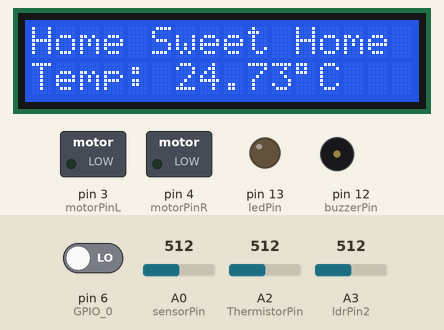
Recording of a sketch running on a simulated Arduino Mega 2560, built with avr-gcc and run on an emulated ATmega2560. On the bench: 16×2 character LCD, switched loads named in the sketch (green lamp = pin HIGH), output pins drawn as LEDs (lit = HIGH), buzzer (waves = sounding). Dashed ring = blinking. Inputs (shaded band) come from the test bench; at power-on: A3 (ldrPin2) = 512, pin 6 (GPIO_0) LOW, A0 (sensorPin) = 512, A2 (ThermistorPin) = 512. What the sketch prints to the serial monitor is not drawn.

Above: at 1.2 s.
1.3 s: A3 (ldrPin2) set to 160
At 4.1 s:
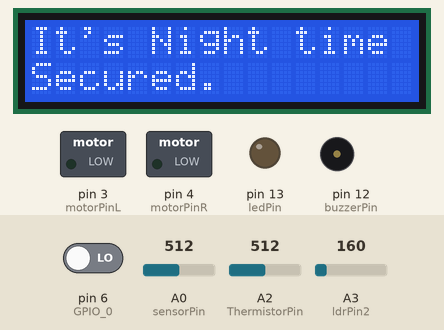
12.6 s: A3 (ldrPin2) set to 144
At 16.83 s:
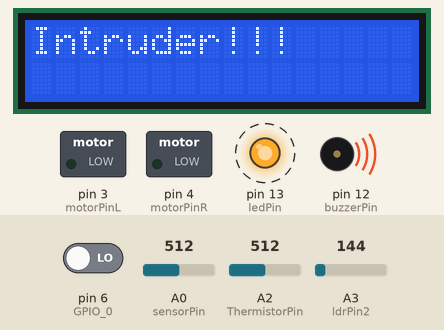
Timing chart, 0 to 24.5 s (numbered marks = the images above; inputs shaded):
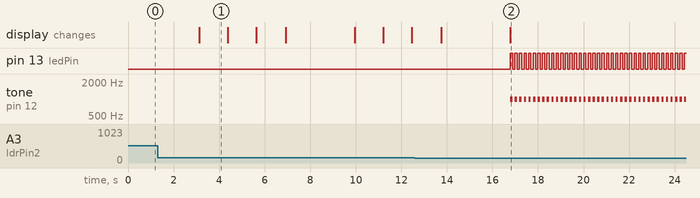

Measured:
- the behaviour switches between 151 and 150 on A3 (ldrPin2) (found by bisection; images 1 and 2)
- after the input at 12.6 s, pin 13 (ledPin): alternates HIGH for 0.10 s and LOW for 0.10 s, starting after 4.2 s; tone on pin 12 (buzzerPin): alternates 1000 Hz for 0.10 s and silent for 0.10 s, starting after 4.2 s; the display: first differs from a run without the input after 4.2 s (image 2)

The sketch:

main.ino
```cpp
#include <Wire.h>
#include <LiquidCrystal.h>
#include <LiquidCrystal_I2C.h>
#include <Keypad.h>
// initialize the library with the numbers of the interface pins
LiquidCrystal_I2C lcd(0x27, 16, 2);
#define analogPin A2 //the thermistor attach to
#define beta 3950 //the beta of the thermistor
#define resistance 10 //the value of the pull-up resistor
#define Password_Length 5 // password range
//light sensor val
int sensorPin = A0; // select the input pin for LDR
int sensorValue = 0; // variable to store the value coming from the sensor
unsigned int rd;

//Temp Sensors val
int ThermistorPin = 2;
const int motorPinL = 3 ;
const int motorPinR = 4 ;
int Vo;
float R1 = 10000;
float logR2, R2, T, Tc, Tf; //value of each Temerature
float c1 = 1.009249522e-03, c2 = 2.378405444e-04, c3 = 2.019202697e-07;

//alarm val
const int ledPin = 13;
const int buzzerPin = 12;
//const int ldrPin = A1; //NOT USED
const int ldrPin2 = A3;
boolean alarmOn=true;
boolean thief=false;
int ldrStatus = analogRead(ldrPin2);  //read the state of the LDR value

//keypad

char Data[Password_Length];
char Master[Password_Length] = "1234";
byte data_count = 0, master_count = 0;
char customKey;

const byte ROWS = 4; //four rows
const byte COLS = 4; //four columns
char keys[ROWS][COLS] = {
  {'1','2','3','A'},
  {'4','5','6','B' },
  {'7','8','9','C'},
  {'*','0','#','D'}
};
byte colPins[ROWS] = {28, 26, 24, 22}; //connect to the row pinouts of the keypad
byte rowPins[COLS] = {36, 34, 32, 30}; //connect to the column pinouts of the keypad
Keypad customKeypad = Keypad( makeKeymap(keys), rowPins, colPins, ROWS, COLS );
//Keypad customKeypad = Keypad(makeKeymap(hexaKeys), rowPins, colPins, ROWS, COLS);

//wifi
const int GPIO_0 =  6;
const int GPIO_2 =  7;
//int wifiValue1 = analogRead(GPIO_0);
//int wifiValue2= analogRead(GPIO_2);

void setup()
{
    // set up the LCD's number of columns and rows:
    lcd.begin();
    lcd.backlight(); //open the backlight
    Serial.begin(9600);
    pinMode(motorPinL,OUTPUT);
    pinMode(motorPinR,OUTPUT);
    //alarm pin mode
    pinMode(ledPin, OUTPUT);
    pinMode(buzzerPin, OUTPUT);
    pinMode(GPIO_0,INPUT);
    pinMode(GPIO_2,INPUT);
}

int light(){
  int wifiValue1 = digitalRead(GPIO_0);
  Serial.print("WifiValue1 = ");
  Serial.println(wifiValue1);
  sensorValue = analogRead(sensorPin);
  Serial.print("sensorValue (light) = ");
  Serial.println(sensorValue);
  if(wifiValue1 == HIGH){
    sensorValue = analogRead(sensorPin); // read the value from the sensor

      if(sensorValue<100){
        analogWrite(9,250);
      }else{
        digitalWrite(9,0);
      }

        Serial.println(sensorValue); //prints the values coming from the sensor on the screen
        delay(500);
  }else{
    digitalWrite(9,0);
  }
}


void Drive(float Tc){
  int wifiValue2 = digitalRead(GPIO_0);
  Serial.print("WifiValue2 = ");
  Serial.println(wifiValue2);
  if(wifiValue2 == HIGH){
    Serial.print("Drive_Tc = ");
    Serial.println(Tc);

    if (Tc >= 28.00) {
        //mortor on when it's hot
        digitalWrite(motorPinL, HIGH);
        digitalWrite(motorPinR,HIGH);
        }
    else if (Tc < 28 && Tc >= 24 ){
        //slow down
        analogWrite(motorPinL,80);
        analogWrite(motorPinR,80);
    }
    else if(Tc<23)  {
        //motor off when temp is cold
        digitalWrite(motorPinL, LOW);
        digitalWrite(motorPinR, LOW);
    }
    else {
        digitalWrite(motorPinL, LOW);
        digitalWrite(motorPinR, LOW);
    }
  }else{
    digitalWrite(motorPinL, LOW);
    digitalWrite(motorPinR, LOW);
  }
}


void alarm(){
      while(thief) {
          passcode();
          tone(buzzerPin, 1000);
          passcode();
          digitalWrite(ledPin, HIGH);
          passcode();
          delay(100);
          passcode();
          noTone(buzzerPin);
          passcode();
          digitalWrite(ledPin, LOW);
          passcode();
          delay(100);
          passcode();
          //off blink
          //Serial.println("----------- ALARM ACTIVATED -----------");
          passcode();
          //if(password to unactivate alarm ){theif =false;}
      }
    }
void alarmcheck(){
  int ldrStatus = analogRead(ldrPin2);
  Serial.print("ldrStatus = ");
  Serial.println(ldrStatus);
   if(ldrStatus <= 150 ){ //LDR detect thief
      thief=true;
      lcd.clear();
      lcd.setCursor(0, 0);// set the cursor to column 0, line 1
      lcd.print("Intruder!!!");
      alarm();
   }

}
float getTemp(){
    //setup and display temperature
    Vo = analogRead(ThermistorPin);
    Serial.print("Vo_getTemp() = ");
    Serial.println(Vo);
    R2 = R1 * (1023.0 / (float)Vo - 1.0);
    logR2 = log(R2);
    T = (1.0 / (c1 + c2*logR2 + c3*logR2*logR2*logR2));
    Tc = T - 273.15;
    Tf = (Tc * 9.0)/ 5.0 + 32.0;
  }


void firstLcd(){
  //Serial.print("Centigrade ");
  //Serial.println(Tc);
  //Serial.println("");
  // Print a message of "Temp: "to the LCD.
  lcd.setCursor(0, 0);// set the cursor to column 0, line 1
  lcd.print("Home Sweet Home");
  lcd.setCursor(0, 1);// set the cursor to column 0, line 0
  lcd.print("Temp: "); // Print a message of "Temp: "to the LCD.
  lcd.print(Tc); // Print a centigrade temperature to the LCD.
  // Print the unit of the centigrade temperature to the LCD.
  lcd.write(char(223));
  lcd.print("C");//print the unit" ℃ "

  delay(3000); //wait for 100 milliseconds
  //call Functuion
  lcd.clear();

  if(sensorValue >= 400){
  lcd.setCursor(0, 0);// set the cursor to column 0, line 1
  lcd.print("It's Day Time");
  }
  else{
  lcd.setCursor(0, 0);// set the cursor to column 0, line 1
  lcd.print("It's Night time");
  }
  lcd.setCursor(0, 1);// set the cursor to column 0, line 0
  lcd.print("Secured"); // Print a message of "Temp: "to the LCD.
  lcd.setCursor(7, 1);// set the cursor to column 0, line 0
  lcd.print("."); // Print a message of "Temp: "to the LCD.
  alarmcheck();
  delay(1250);
  lcd.setCursor(8, 1);// set the cursor to column 0, line 0
  lcd.print("."); // Print a message of "Temp: "to the LCD.
  alarmcheck();
  delay(1250);
  lcd.setCursor(9, 1);// set the cursor to column 0, line 0
  alarmcheck();
  lcd.print(".");
  alarmcheck();
  delay(1250);
  Serial.println(ldrStatus);


}
void passcode(){

  char customKey = customKeypad.getKey(); //get key from keypad one by one
  if (customKey){//if recieve key
    Data[data_count] = customKey; //put 'customKey' in array "Data" at Index = 'data_count'
    lcd.setCursor(data_count,1);
    lcd.print("*");
    data_count++; //go to next character
    }

  if(data_count == Password_Length-1){ // if write all passcode character

    if(!strcmp(Data, Master)){ // if passcode CORRECT
        thief=false; //BREAK THE WHILE-LOOP
      }
    else{ //if passcode INCORRECT
      lcd.setCursor(0, 1); // set the cursor to column 0, line 1
      delay(100);
      lcd.print("INCORRECT !!!");
      delay(200);
      }

    clearData();//clear all password array
    lcd.clear();
    lcd.setCursor(0, 0);// set the cursor to column 0, line 1
    lcd.print("Intruder!!!");
  }
}

void clearData(){ //for clear passward
  while(data_count !=0){
    Data[data_count--] = 0;
  }
  return;
}

void loop(){
    //calling functions
    getTemp();
    firstLcd();
    Drive(Tc);
    light();
    }
```
